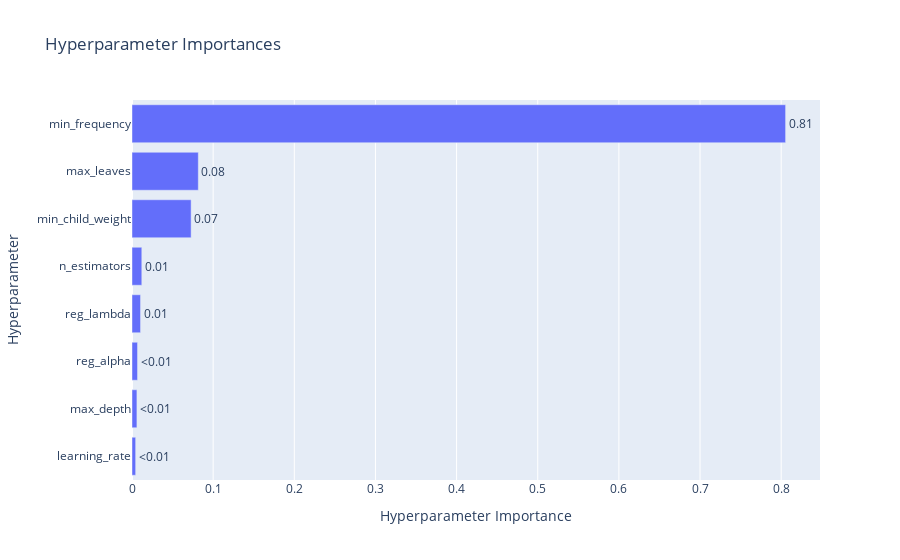

This figure's notebook cell:
### Markdown cell above
**3. Importancia de hiperparámetros**

### Code cell
optuna.visualization.plot_param_importances(study_pruning)

### Figure 1 — Plotly figure (JSON) as saved in the notebook; plotly's stock layout.template omitted (floating-point values rounded to 4 significant figures)
{"data": [{"cliponaxis": false, "hovertemplate": ["learning_rate (FloatDistribution): 0.004504048899210198<extra></extra>", "max_depth (IntDistribution): 0.006062432969422634<extra></extra>", "reg_alpha (FloatDistribution): 0.006815736848447397<extra></extra>", "reg_lambda (FloatDistribution): 0.010523034288540142<extra></extra>", "n_estimators (IntDistribution): 0.012079807204467616<extra></extra>", "min_child_weight (IntDistribution): 0.07285363175024627<extra></extra>", "max_leaves (IntDistribution): 0.08172390946831086<extra></extra>", "min_frequency (FloatDistribution): 0.805437398571355<extra></extra>"], "name": "Objective Value", "orientation": "h", "text": ["<0.01", "<0.01", "<0.01", "0.01", "0.01", "0.07", "0.08", "0.81"], "textposition": "outside", "type": "bar", "x": [0.004504, 0.006062, 0.006816, 0.01052, 0.01208, 0.07285, 0.08172, 0.8054], "y": ["learning_rate", "max_depth", "reg_alpha", "reg_lambda", "n_estimators", "min_child_weight", "max_leaves", "min_frequency"]}], "layout": {"title": {"text": "Hyperparameter Importances"}, "xaxis": {"title": {"text": "Hyperparameter Importance"}}, "yaxis": {"title": {"text": "Hyperparameter"}}}}
